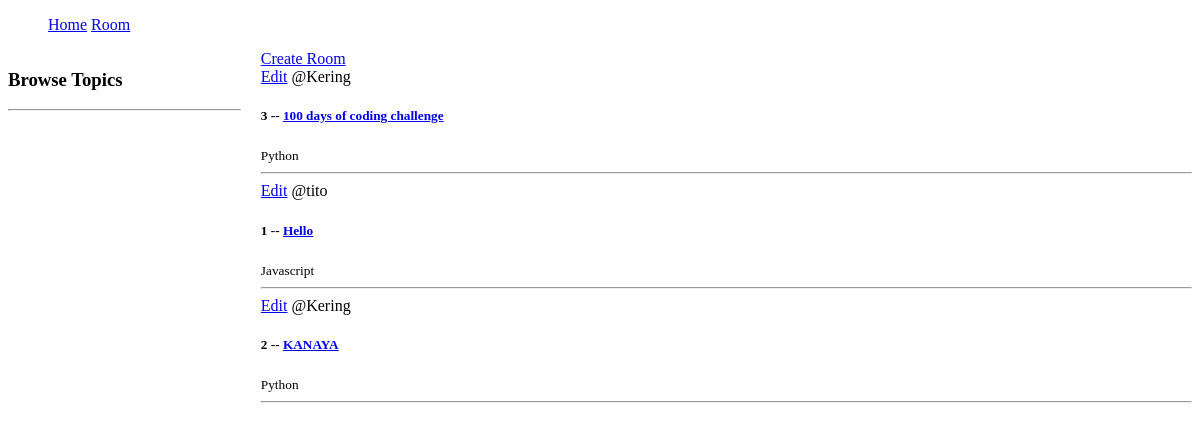
/, run on an earlier commit of the app's database.
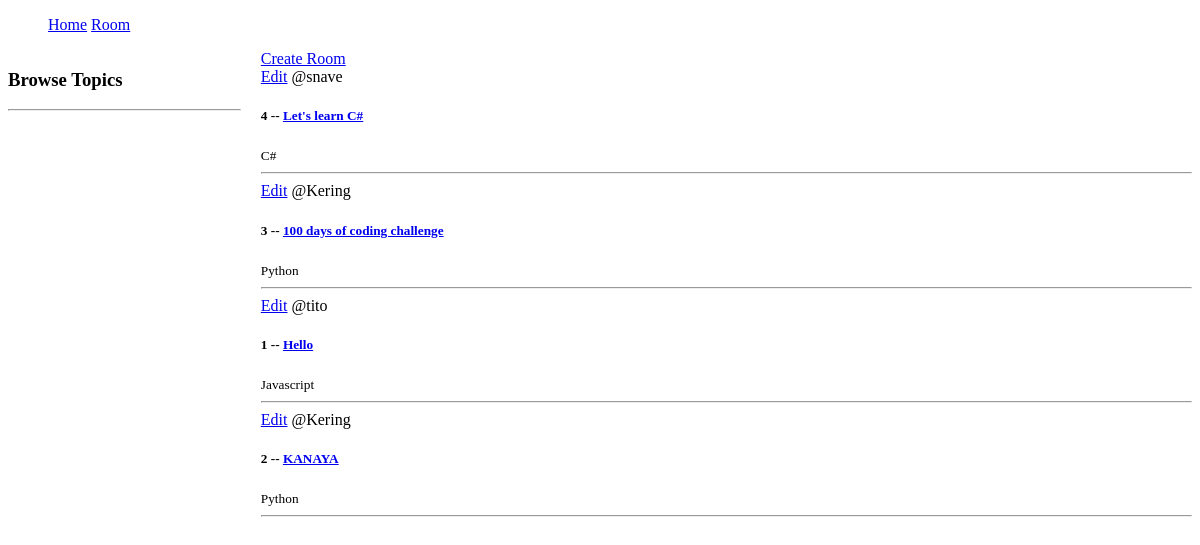
And on a later commit of the database.
### class/models.py (models this page shows, shortened)
class Room(models.Model):
    host = models.ForeignKey(User, on_delete=models.SET_NULL, null=True)
    topic = models.ForeignKey(Topic, on_delete=models.SET_NULL, null=True)
    name = models.CharField(max_length=200)
    description = models.TextField(null=True, blank=True)
    updated = models.DateTimeField(auto_now=True)
    created = models.DateTimeField(auto_now_add=True)
    class Meta:
        ordering = ('-updated','-created')

class Topic(models.Model):
    name = models.CharField(max_length=200)

### class/views.py (the view)
# urls.py: path('', views.home, name='home'),
def home(request ):
    rooms = Room.objects.all()
    context={'rooms':rooms}
    return render(request, 'class/home.html', context)

### class/templates/class/home.html (shortened to what this page needs)
{% extends 'main.html' %}
{% block content %}
<div class="home-container">
    <div>
        <h3>Browse Topics</h3>
        <hr>
    </div>
    <div>
        <a href="{% url 'create-room' %}">Create Room</a>
        {% for room in rooms %}
        <div>
            <a href="{% url 'update-room' room.id %}">Edit</a>
            <span>@{{ room.host.username }}</span>
            <h5>{{ room.id }} -- <a href="{% url 'room' room.id %}">{{ room.name }}</a></h5>
            <small>{{ room.topic.name }}</small>
            <hr>
        </div>
        {% endfor %}
    </div>
</div>
{% endblock content %}

What changed in the data, as far as the page shows it:
added Room: host.username "snave", id "4", name "Let's learn C#", topic.name "C#"
